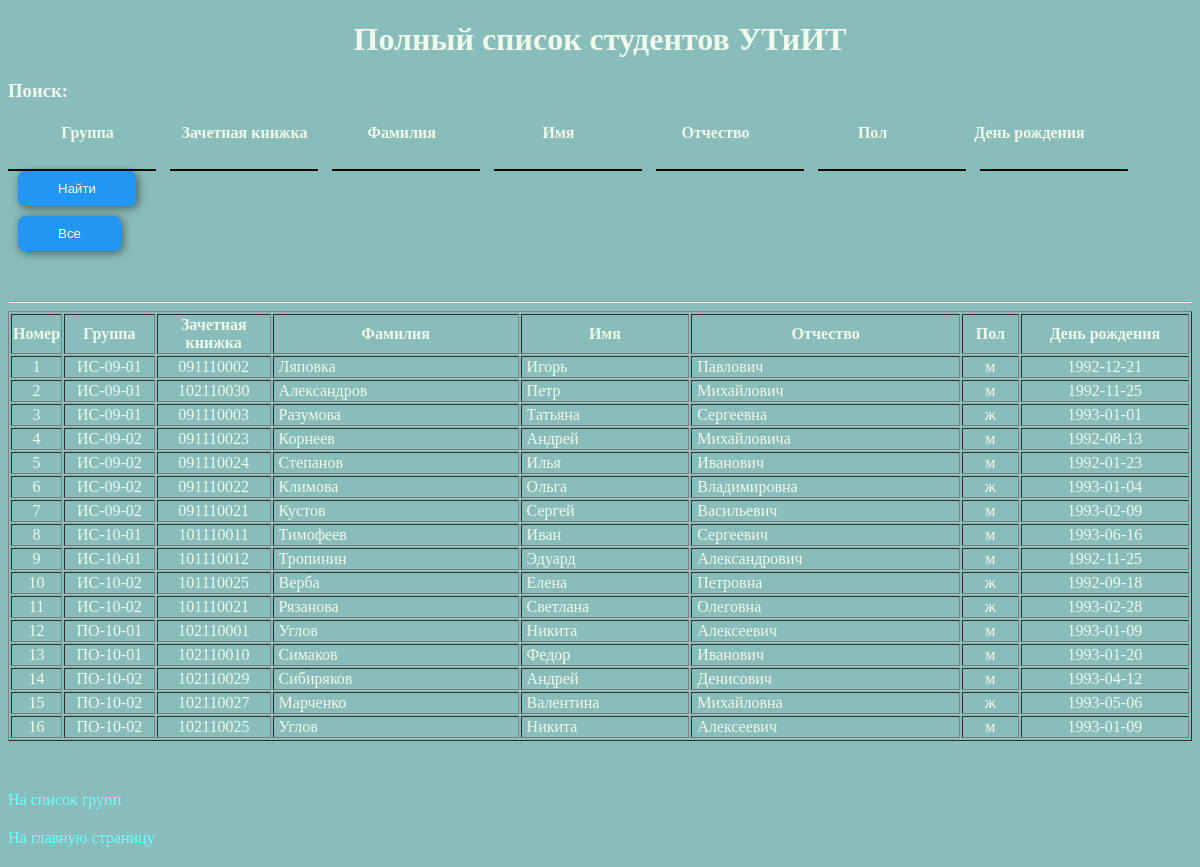
Page /project/views/students_search.php on the committed database.
### tables this page shows
CREATE TABLE `students` (
  `id` smallint(6) NOT NULL,
  `group_id` smallint(6) NOT NULL,
  `number` char(9) NOT NULL,
  `surname` char(15) DEFAULT NULL,
  `name` char(10) DEFAULT NULL,
  `patronymic` char(15) DEFAULT NULL,
  `gender` enum('м','ж') DEFAULT NULL,
  `birthday` date DEFAULT NULL
);

CREATE TABLE `groups` (
  `id` smallint(6) NOT NULL,
  `name` char(10) DEFAULT NULL
);

### project/consts/paths.php (called while the page is built)
<?php
$PATHS = [
    'footer' => '/../modules/footer.php',
    'css' => '/css/styles.css',
    'js' => '/js/main.js'
];
?>

### project/helpers/Path.php (called while the page is built, shortened)
<?php
require_once(__DIR__ . '/../consts/paths.php');
function getPathToModule(string $module): string {
    global $PATHS;
    return $PATHS[$module];
}
?>

### project/helpers/String.php (called while the page is built, shortened)
<?php
function strStartsWith(string $haystack, $needle): bool {
	if(is_array($needle)) {
		return false;
	}
	return 0 === strpos($haystack, $needle);
}
function strEndsWith(string $haystack, $needle ): bool {
	if ('' === $haystack && '' !== $needle) return false;
	$len = strlen($needle);
	return 0 === substr_compare($haystack, $needle, -$len, $len);
}
?>

### project/helpers/URL.php (called while the page is built, shortened)
<?php
require_once(__DIR__ . '/../consts/URL.php');
require_once(__DIR__ . '/String.php');
function makeURL(string $page, string $form = 'view', $GETparams = '', $GETvalues = ''): string {
    global $constsViewURL, $constsDeleteFormURL, $constsInsertFormURL, $constsUpdateFormURL;
    $URL = '';
    switch($form) {
        case 'view': $URL = $constsViewURL[$page]; break;
    }
    return addURLParams($URL, $GETparams, $GETvalues);
}
function addURLParams(string $URL, $GETparams = '', $GETvalues = ''): string {
    return $URL;
}
function normalizeURL(string $URL): string {
    $URLwithoutArgs = substr($URL, 0, strpos($URL, '?'));
    if(strEndsWith($URL, '.php')) $URL = substr($URL, 0, -4);
    return $URL;
}
function getCurrentURL(): string {
    return normalizeURL($_SERVER['REQUEST_URI']);
}
?>

### project/helpers/DB.php (called while the page is built, shortened)
<?php
function rowExist($result): bool {
    return mysqli_num_rows($result);
}
?>

### project/consts/URL.php (called while the page is built, shortened)
<?php
$constsViewURL = [
    'academic_performance' => '/views/academic_performance',
    'faculties' => '/views/faculties',
    'groups_subjects' => '/views/groups_subjects',
    'groups' => '/views/groups',
    'index' => '/index',
    'know_group' => '/views/know_group',
    'lecturers_search' => '/views/lecturers_search',
    'lecturers' => '/views/lecturers',
    'login' => '/views/login',
    'logout' => '/views/logout',
    'registration' => '/views/registration',
    'session_results' => '/views/session_results',
    'students_search' => '/views/students_search',
    'students' => '/views/students',
    'subjects' => '/views/subjects',
    'users' => '/views/users'
];
?>

### project/views/students_search.php (the view, shortened to what this page needs)
<?php
require_once(__DIR__ . '/../helpers/Authorization.php');
$keywords = ['group' => '', 'number' => '', 'surname' => '', 'name' => '', 'patronymic' => '', 'gender' => '', 'birthday' => ''];
$query_students = "SELECT students.id, groups.name as group_name, students.number, students.surname, students.name, students.patronymic, students.gender, students.birthday
FROM students, groups WHERE students.group_id = groups.id %s %s %s %s %s %s %s
ORDER BY groups.name, name ASC";
$search_query_students_group = $keywords['group'] ? sprintf("AND groups.name LIKE '%%%s%%' ",  $keywords['group']) : "";
$search_query_students_number = $keywords['number'] ? sprintf("AND students.number LIKE '%%%s%%' ",  $keywords['number']) : "";
$search_query_students_surname = $keywords['surname'] ? sprintf("AND students.surname LIKE '%%%s%%' ",  $keywords['surname']) : "";
$search_query_students_name = $keywords['name'] ? sprintf("AND students.name LIKE '%%%s%%' ",  $keywords['name']) : "";
$search_query_students_patronymic = $keywords['patronymic'] ? sprintf("AND students.patronymic LIKE '%%%s%%' ",  $keywords['patronymic']) : "";
$search_query_students_gender = $keywords['gender'] ? sprintf("AND students.gender LIKE '%%%s%%' ",  $keywords['gender']) : "";
$search_query_students_birthday = $keywords['birthday'] ? sprintf("AND students.birthday LIKE '%%%s%%' ",  $keywords['birthday']) : "";
$query_students = sprintf($query_students, $search_query_students_group,
$search_query_students_number, $search_query_students_surname,
$search_query_students_name, $search_query_students_patronymic,
$search_query_students_gender, $search_query_students_birthday);
$result_students = mysqli_query($connection, $query_students) or die($connection->error);
$student_row = mysqli_fetch_assoc($result_students);
?>
<!DOCTYPE html>
<html lang="ru">
<head>
	<link href="<?php echo getPathToModule('css'); ?>" rel="stylesheet" type="text/css">
</head>
<body>
	<h1>Полный список студентов УТиИТ</h1>
  <h3>Поиск:</h3>
  <table border="0" cellspacing="2" cellpadding="1">
    <tr class="tr-nohover">
      <th width="153px" scope="col">Группа</th>
      <th width="153px" scope="col">Зачетная книжка</th>
      <th width="153px" scope="col">Фамилия </th>
      <th width="153px" scope="col">Имя</th>
      <th width="153px" scope="col">Отчество</th>
      <th width="153px" scope="col">Пол</th>
      <th width="153px" scope="col">День рождения</th>
    </tr>
  </table>
  <form action="<?php echo getCurrentURL(); ?>" method="get" enctype="text/plain" autocomplete="off">
    <input name="group" type="text" class="border-bottom" value="<?php echo $keywords['group']; ?>" size="13">
    <input name="number" type="text" class="border-bottom" value="<?php echo $keywords['number']; ?>"size="13">
    <input name="surname" type="text" class="border-bottom" value="<?php echo $keywords['surname']; ?>"size="13">
    <input name="name" type="text" class="border-bottom" value="<?php echo $keywords['name']; ?>"size="13" maxlength="30">
    <input name="patronymic" type="text" class="border-bottom" value="<?php echo $keywords['patronymic']; ?>"size="13">
    <input name="gender" type="text" class="border-bottom" value="<?php echo $keywords['gender']; ?>"size="13">
    <input name="birthday" type="text" class="border-bottom" value="<?php echo $keywords['birthday']; ?>"size="13">
    <input type="submit" name="Submit" value="Найти" class="blueButton">
  </form>
  <form action="<?php echo getCurrentURL(); ?>" method="get" enctype="text/plain">
    <input type="submit" name="Submit" value="Все" class="blueButton" style="margin-top: 10px;">
  </form>
	<p>&nbsp;</p>
	<hr>
<?php if (rowExist($result_students)) { ?>
  <table width="100%"  border="1" cellspacing="2" cellpadding="1">
    <tr>
      <th width="1%" scope="col">Номер</th>
      <th width="8%" scope="col">Группа</th>
      <th width="10%" scope="col">Зачетная книжка</th>
      <th width="22%" scope="col">Фамилия </th>
      <th width="15%" scope="col">Имя</th>
      <th width="24%" scope="col">Отчество</th>
      <th width="5%" scope="col">Пол</th>
      <th width="15%" scope="col">День рождения</th>
    </tr>
<?php $i=1; do { ?>
    <tr>
      <td class="center"><?php echo $i; ?></td>
      <td class="center"><?php echo $student_row['group_name']; ?></td>
      <td class="center"><?php echo $student_row['number']; ?></td>
      <td class="paddingLeft"><?php echo $student_row['surname']; ?></td>
      <td class="paddingLeft"><?php echo $student_row['name']; ?></td>
      <td class="paddingLeft"><?php echo $student_row['patronymic']; ?></td>
      <td class="center"><?php echo $student_row['gender']; ?></td>
      <td class="center"><?php echo $student_row['birthday']; ?></td>
    </tr>
<?php $i++; } while ($student_row = mysqli_fetch_assoc($result_students)); freeResult($result_students); ?>
  </table>
<?php } else { ?>
  <h3>Студентов пока нет!</h3>
<?php } ?>
<p>&nbsp;</p>
  <p><a href="<?php echo makeURL('groups'); ?>">На список групп</a> </p>

### project/css/styles.css (style rules this page uses)
body { background-color: #89bdbb; color: #effaea; }
h1 { text-align: center; }
.paddingLeft { padding-left: 5px; }
.center { text-align: center; }
a { color: #6DFFFF; text-decoration: none; transition: color 1s, border 0.5s; }
.blueButton { background-color: #2196f3; color: white; border: 0; padding: 10px 40px; margin: 0 10px; border-radius: 7px; box-shadow: 2px 2px 10px rgba(0,0,0,0.5); transition: background-color 0.5s; }
.border-bottom { font-size: 16px; border: 0; border-bottom: 2px solid black; background-color: #89bdbb; color: white; padding: 3px; margin-right: 10px; }

### rows in the picture
students: group.name "ИС-09-01", number "091110002", surname "Ляповка", name "Игорь", patronymic "Павлович", gender "м", birthday "1992-12-21"
students: group.name "ИС-09-01", number "102110030", surname "Александров", name "Петр", patronymic "Михайлович", gender "м", birthday "1992-11-25"
students: group.name "ИС-09-01", number "091110003", surname "Разумова", name "Татьяна", patronymic "Сергеевна", gender "ж", birthday "1993-01-01"
students: group.name "ИС-09-02", number "091110023", surname "Корнеев", name "Андрей", patronymic "Михайловича", gender "м", birthday "1992-08-13"
students: group.name "ИС-09-02", number "091110024", surname "Степанов", name "Илья", patronymic "Иванович", gender "м", birthday "1992-01-23"
students: group.name "ИС-09-02", number "091110022", surname "Климова", name "Ольга", patronymic "Владимировна", gender "ж", birthday "1993-01-04"
students: group.name "ИС-09-02", number "091110021", surname "Кустов", name "Сергей", patronymic "Васильевич", gender "м", birthday "1993-02-09"
students: group.name "ИС-10-01", number "101110011", surname "Тимофеев", name "Иван", patronymic "Сергеевич", gender "м", birthday "1993-06-16"
students: group.name "ИС-10-01", number "101110012", surname "Тропинин", name "Эдуард", patronymic "Александрович", gender "м", birthday "1992-11-25"
students: group.name "ИС-10-02", number "101110025", surname "Верба", name "Елена", patronymic "Петровна", gender "ж", birthday "1992-09-18"
students: group.name "ИС-10-02", number "101110021", surname "Рязанова", name "Светлана", patronymic "Олеговна", gender "ж", birthday "1993-02-28"
students: group.name "ПО-10-01", number "102110001", surname "Углов", name "Никита", patronymic "Алексеевич", gender "м", birthday "1993-01-09"
students: group.name "ПО-10-01", number "102110010", surname "Симаков", name "Федор", patronymic "Иванович", gender "м", birthday "1993-01-20"
students: group.name "ПО-10-02", number "102110029", surname "Сибиряков", name "Андрей", patronymic "Денисович", gender "м", birthday "1993-04-12"
students: group.name "ПО-10-02", number "102110027", surname "Марченко", name "Валентина", patronymic "Михайловна", gender "ж", birthday "1993-05-06"
students: group.name "ПО-10-02", number "102110025", surname "Углов", name "Никита", patronymic "Алексеевич", gender "м", birthday "1993-01-09"
